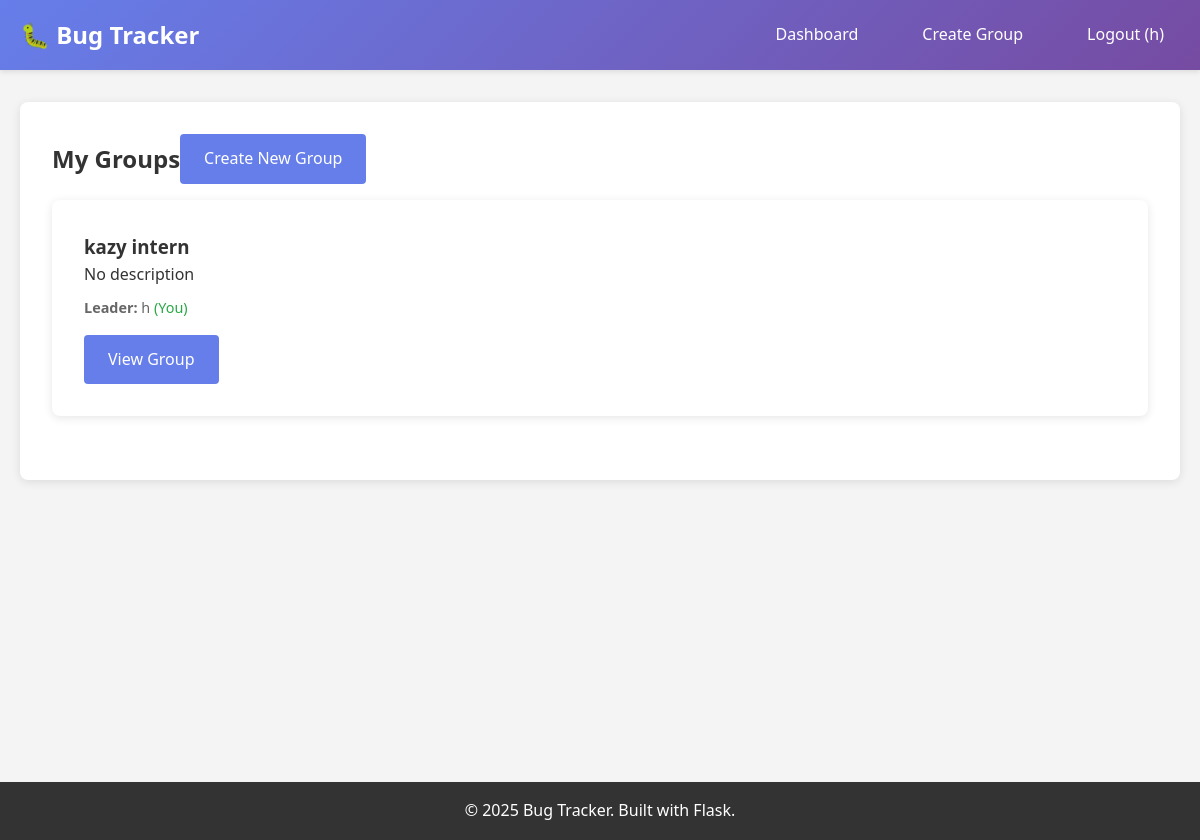
/dashboard (signed in), run on the app's committed database.
### tables this page shows
CREATE TABLE groups (
            id INTEGER PRIMARY KEY AUTOINCREMENT,
            name TEXT NOT NULL,
            description TEXT,
            leader_id INTEGER NOT NULL,
            created_at TIMESTAMP DEFAULT CURRENT_TIMESTAMP,
            FOREIGN KEY (leader_id) REFERENCES users (id)
        );

CREATE TABLE users (
            id INTEGER PRIMARY KEY AUTOINCREMENT,
            username TEXT UNIQUE NOT NULL,
            email TEXT UNIQUE NOT NULL,
            password_hash TEXT NOT NULL,
            created_at TIMESTAMP DEFAULT CURRENT_TIMESTAMP
        );

### app.py (the view)
@app.route('/dashboard')
def dashboard():
    if 'user_id' not in session:
        return redirect(url_for('login'))
    conn = get_db_connection()
    groups = conn.execute('''
        SELECT g.*, u.username as leader_name,
               CASE WHEN g.leader_id = ? THEN 1 ELSE 0 END as is_leader
        FROM groups g
        JOIN memberships m ON g.id = m.group_id
        JOIN users u ON g.leader_id = u.id
        WHERE m.user_id = ?
        ORDER BY g.name
    ''', (session['user_id'], session['user_id'])).fetchall()
    conn.close()
    return render_template('dashboard.html', groups=groups)

### app.py (called while the page is built)
def get_db_connection():
    conn = sqlite3.connect('bug_tracker.db')
    conn.row_factory = sqlite3.Row
    return conn

### templates/dashboard.html
{% extends "base.html" %}
{% block content %}
<div class="card">
    <div class="item-header">
        <h2>My Groups</h2>
        <a href="{{ url_for('create_group') }}" class="btn">Create New Group</a>
    </div>
    {% if groups %}
        <div class="grid grid-3">
            {% for group in groups %}
            <div class="card">
                <h3>{{ group.name }}</h3>
                <p>{{ group.description or 'No description' }}</p>
                <div class="file-info">
                    <strong>Leader:</strong> {{ group.leader_name }}
                    {% if group.is_leader %}<span style="color: #28a745;">(You)</span>{% endif %}
                </div>
                <div style="margin-top: 1rem;">
                    <a href="{{ url_for('group_detail', group_id=group.id) }}" class="btn">View Group</a>
                </div>
            </div>
            {% endfor %}
        </div>
    {% else %}
        <p>You're not a member of any groups yet. <a href="{{ url_for('create_group') }}">Create your first group</a>!</p>
    {% endif %}
</div>
{% endblock %}

### templates/base.html (style rules this page uses)
* { margin: 0; padding: 0; box-sizing: border-box; }
body { font-family: 'Segoe UI', Tahoma, Geneva, Verdana, sans-serif; line-height: 1.6; color: #333; background-color: #f4f4f4; }
.card { background: white; padding: 2rem; border-radius: 8px; box-shadow: 0 2px 10px rgba(0,0,0,0.1); margin-bottom: 2rem; }
.btn { background: #667eea; color: white; padding: 0.75rem 1.5rem; border: none; border-radius: 4px; cursor: pointer; text-decoration: none; display: inline-block; font-size: 1rem; transition: background 0.3s; }
.grid { display: grid; gap: 2rem; }
.grid-3 { grid-template-columns: repeat(auto-fit, minmax(250px, 1fr)); }
.item-header { display: flex; justify-content: between; align-items: center; margin-bottom: 1rem; }
.file-info { font-size: 0.9rem; color: #666; margin-top: 0.5rem; }

### data on the page
groups: name "kazy intern", description "No description", leader_name "h"

### other printed values
{{ session.username }} "h"
